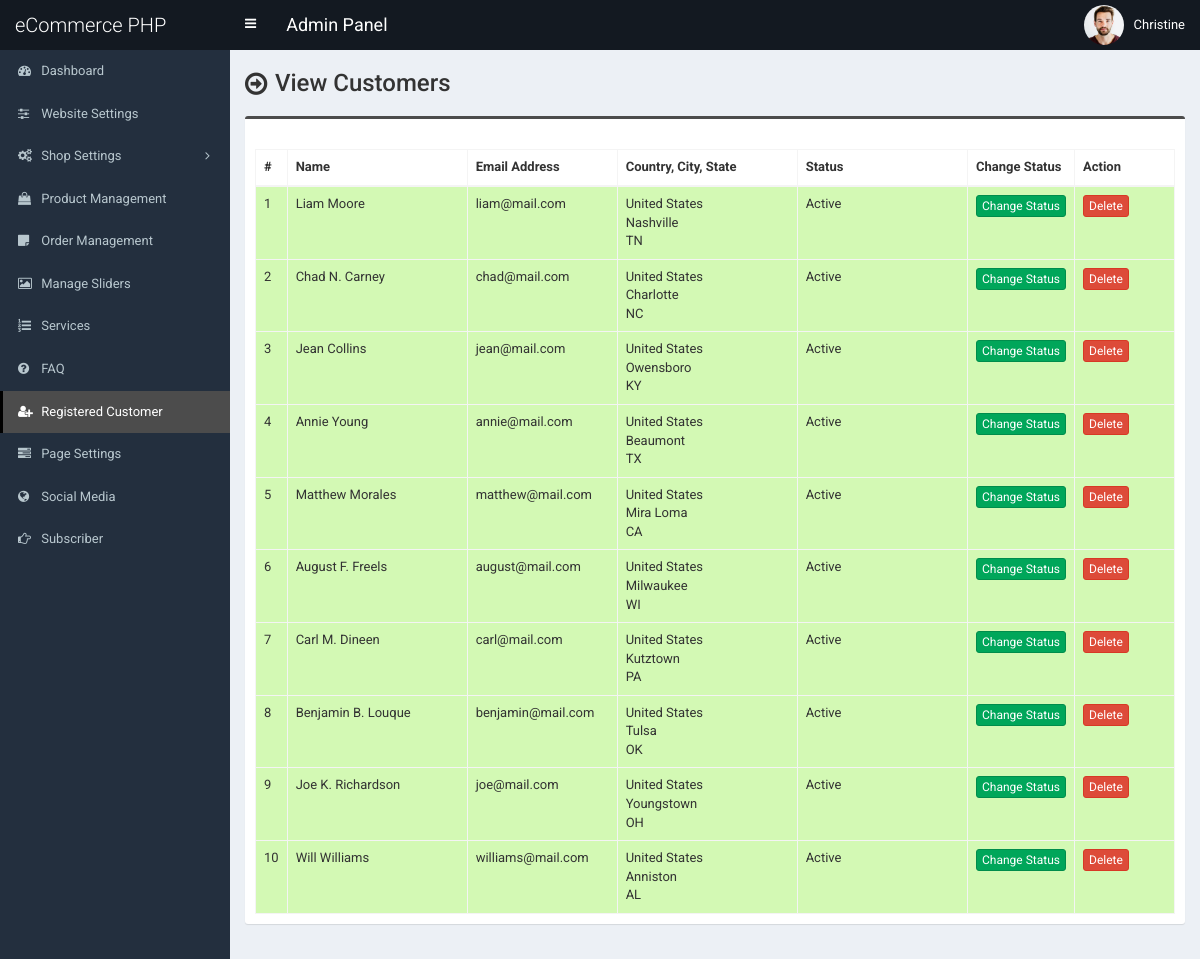
Before: /admin/customer.php (signed in) with the older database file.
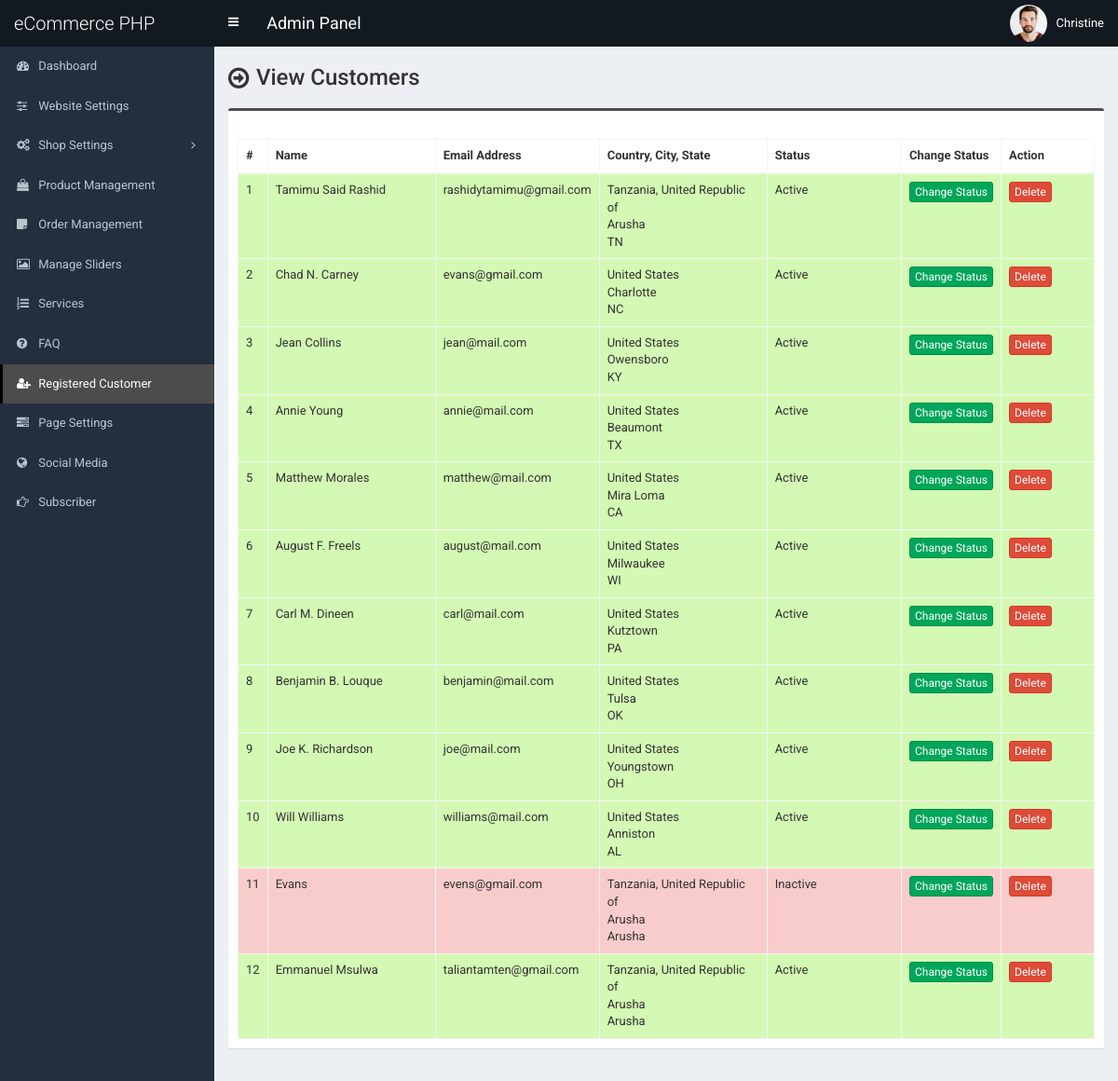
After: the same page with the newer database file.
### tables this page shows
CREATE TABLE `tbl_customer` (
  `cust_id` int(11) NOT NULL,
  `cust_name` varchar(100) NOT NULL,
  `cust_cname` varchar(100) NOT NULL,
  `cust_email` varchar(100) NOT NULL,
  `cust_phone` varchar(50) NOT NULL,
  `cust_country` int(11) NOT NULL,
  `cust_address` text NOT NULL,
  `cust_city` varchar(100) NOT NULL,
  `cust_state` varchar(100) NOT NULL,
  `cust_zip` varchar(30) NOT NULL,
  `cust_b_name` varchar(100) NOT NULL,
  `cust_b_cname` varchar(100) NOT NULL,
  `cust_b_phone` varchar(50) NOT NULL,
  `cust_b_country` varchar(11) NOT NULL,
  `cust_b_address` text NOT NULL,
  `cust_b_city` varchar(100) NOT NULL,
  `cust_b_state` varchar(100) NOT NULL,
  `cust_b_zip` varchar(30) NOT NULL,
  `cust_s_name` varchar(100) NOT NULL,
  `cust_s_cname` varchar(100) NOT NULL,
  `cust_s_phone` varchar(50) NOT NULL,
  `cust_s_country` varchar(11) NOT NULL,
  `cust_s_address` text NOT NULL,
  `cust_s_city` varchar(100) NOT NULL,
  `cust_s_state` varchar(100) NOT NULL,
  `cust_s_zip` varchar(30) NOT NULL,
  `cust_password` varchar(100) NOT NULL,
  `cust_token` varchar(255) NOT NULL,
  `cust_datetime` varchar(100) NOT NULL,
  `cust_timestamp` varchar(100) NOT NULL,
  `cust_status` varchar(11) NOT NULL
);

CREATE TABLE `tbl_country` (
  `country_id` int(11) NOT NULL,
  `country_name` varchar(100) NOT NULL DEFAULT ''
);

### admin/customer.php (the view, shortened to what this page needs)
<?php require_once('header.php'); ?>
<section class="content-header">
	<div class="content-header-left">
		<h1>View Customers</h1>
	</div>
</section>
<section class="content">
	<div class="row">
		<div class="col-md-12">
			<div class="box box-info">
				<div class="box-body table-responsive">
					<table id="example1" class="table table-bordered table-hover table-striped">
						<thead>
							<tr>
								<th width="10">#</th>
								<th width="180">Name</th>
								<th width="150">Email Address</th>
								<th width="180">Country, City, State</th>
								<th>Status</th>
								<th width="100">Change Status</th>
								<th width="100">Action</th>
							</tr>
						</thead>
						<tbody>
							<?php
							$i=0;
							$statement = $pdo->prepare("SELECT *
														FROM tbl_customer t1
														JOIN tbl_country t2
														ON t1.cust_country = t2.country_id
													");
							$statement->execute();
							$result = $statement->fetchAll(PDO::FETCH_ASSOC);
							foreach ($result as $row) {
								$i++;
								?>
								<tr class="<?php if($row['cust_status']==1) {echo 'bg-g';}else {echo 'bg-r';} ?>">
									<td><?php echo $i; ?></td>
									<td><?php echo $row['cust_name']; ?></td>
									<td><?php echo $row['cust_email']; ?></td>
									<td>
										<?php echo $row['country_name']; ?><br>
										<?php echo $row['cust_city']; ?><br>
										<?php echo $row['cust_state']; ?>
									</td>
									<td><?php if($row['cust_status']==1) {echo 'Active';} else {echo 'Inactive';} ?></td>
									<td>
										<a href="customer-change-status.php?id=<?php echo $row['cust_id']; ?>" class="btn btn-success btn-xs">Change Status</a>
									</td>
									<td>
										<a href="#" class="btn btn-danger btn-xs" data-href="customer-delete.php?id=<?php echo $row['cust_id']; ?>" data-toggle="modal" data-target="#confirm-delete">Delete</a>
									</td>
								</tr>
								<?php
							}
							?>
						</tbody>
					</table>
				</div>
			</div>
		</div>
	</div>
</section>
<?php require_once('footer.php'); ?>

### admin/header.php (shortened to what this page needs)
<!DOCTYPE html>
<html>
<head>
	<link rel="stylesheet" href="css/bootstrap.min.css">
	<link rel="stylesheet" href="css/font-awesome.min.css">
	<link rel="stylesheet" href="css/ionicons.min.css">
	<link rel="stylesheet" href="css/datepicker3.css">
	<link rel="stylesheet" href="css/all.css">
	<link rel="stylesheet" href="css/select2.min.css">
	<link rel="stylesheet" href="css/dataTables.bootstrap.css">
	<link rel="stylesheet" href="css/jquery.fancybox.css">
	<link rel="stylesheet" href="css/AdminLTE.min.css">
	<link rel="stylesheet" href="css/_all-skins.min.css">
	<link rel="stylesheet" href="css/on-off-switch.css"/>
	<link rel="stylesheet" href="css/summernote.css">
	<link rel="stylesheet" href="style.css">
</head>
<body class="hold-transition fixed skin-blue sidebar-mini">
	<div class="wrapper">
		<header class="main-header">
			<a href="index.php" class="logo">
				<span class="logo-lg">eCommerce PHP</span>
			</a>
			<nav class="navbar navbar-static-top">
				<a href="#" class="sidebar-toggle" data-toggle="offcanvas" role="button">
				</a>
				<span style="float:left;line-height:50px;color:#fff;padding-left:15px;font-size:18px;">Admin Panel</span>
				<div class="navbar-custom-menu">
					<ul class="nav navbar-nav">
						<li class="dropdown user user-menu">
							<a href="#" class="dropdown-toggle" data-toggle="dropdown">
								<img src="../assets/uploads/<?php echo $_SESSION['user']['photo']; ?>" class="user-image" alt="User Image">
								<span class="hidden-xs"><?php echo $_SESSION['user']['full_name']; ?></span>
							</a>
						</li>
					</ul>
				</div>
			</nav>
		</header>
  		<?php $cur_page = substr($_SERVER["SCRIPT_NAME"],strrpos($_SERVER["SCRIPT_NAME"],"/")+1); ?>
  		<aside class="main-sidebar">
    		<section class="sidebar">
      			<ul class="sidebar-menu">
			        <li class="treeview <?php if($cur_page == 'index.php') {echo 'active';} ?>">
			          <a href="index.php">
			            <i class="fa fa-dashboard"></i> <span>Dashboard</span>
			          </a>
			        </li>
			        <li class="treeview <?php if( ($cur_page == 'settings.php') ) {echo 'active';} ?>">
			          <a href="settings.php">
			            <i class="fa fa-sliders"></i> <span>Website Settings</span>
			          </a>
			        </li>
                    <li class="treeview <?php if( ($cur_page == 'size.php') || ($cur_page == 'size-add.php') || ($cur_page == 'size-edit.php') || ($cur_page == 'color.php') || ($cur_page == 'color-add.php') || ($cur_page == 'color-edit.php') || ($cur_page == 'country.php') || ($cur_page == 'country-add.php') || ($cur_page == 'country-edit.php') || ($cur_page == 'shipping-cost.php') || ($cur_page == 'shipping-cost-edit.php') || ($cur_page == 'top-category.php') || ($cur_page == 'top-category-add.php') || ($cur_page == 'top-category-edit.php') || ($cur_page == 'mid-category.php') || ($cur_page == 'mid-category-add.php') || ($cur_page == 'mid-category-edit.php') || ($cur_page == 'end-category.php') || ($cur_page == 'end-category-add.php') || ($cur_page == 'end-category-edit.php') ) {echo 'active';} ?>">
                        <a href="#">
                            <i class="fa fa-cogs"></i>
                            <span>Shop Settings</span>
                            <span class="pull-right-container">
								<i class="fa fa-angle-left pull-right"></i>
							</span>
                        </a>
                    </li>
                    <li class="treeview <?php if( ($cur_page == 'product.php') || ($cur_page == 'product-add.php') || ($cur_page == 'product-edit.php') ) {echo 'active';} ?>">
                        <a href="product.php">
                            <i class="fa fa-shopping-bag"></i> <span>Product Management</span>
                        </a>
                    </li>
                    <li class="treeview <?php if( ($cur_page == 'order.php') ) {echo 'active';} ?>">
                        <a href="order.php">
                            <i class="fa fa-sticky-note"></i> <span>Order Management</span>
                        </a>
                    </li>
                     <li class="treeview <?php if( ($cur_page == 'slider.php') ) {echo 'active';} ?>">
			          <a href="slider.php">
			            <i class="fa fa-picture-o"></i> <span>Manage Sliders</span>
			          </a>
			        </li>
			        <li class="treeview <?php if( ($cur_page == 'service.php') ) {echo 'active';} ?>">
			          <a href="service.php">
			            <i class="fa fa-list-ol"></i> <span>Services</span>
			          </a>
			        </li>
			      			        <li class="treeview <?php if( ($cur_page == 'faq.php') ) {echo 'active';} ?>">
			          <a href="faq.php">
			            <i class="fa fa-question-circle"></i> <span>FAQ</span>
			          </a>
			        </li>
						<li class="treeview <?php if( ($cur_page == 'customer.php') || ($cur_page == 'customer-add.php') || ($cur_page == 'customer-edit.php') ) {echo 'active';} ?>">
			          <a href="customer.php">
			            <i class="fa fa-user-plus"></i> <span>Registered Customer</span>
			          </a>
			        </li>
			        <li class="treeview <?php if( ($cur_page == 'page.php') ) {echo 'active';} ?>">
			          <a href="page.php">
			            <i class="fa fa-tasks"></i> <span>Page Settings</span>
			          </a>
			        </li>
			        <li class="treeview <?php if( ($cur_page == 'social-media.php') ) {echo 'active';} ?>">
			          <a href="social-media.php">
			            <i class="fa fa-globe"></i> <span>Social Media</span>
			          </a>
			        </li>
			        <li class="treeview <?php if( ($cur_page == 'subscriber.php')||($cur_page == 'subscriber.php') ) {echo 'active';} ?>">
			          <a href="subscriber.php">
			            <i class="fa fa-hand-o-right"></i> <span>Subscriber</span>
			          </a>
			        </li>
      			</ul>
    		</section>
  		</aside>
  		<div class="content-wrapper">

### admin/footer.php (shortened to what this page needs)
		</div>
	</div>
</body>
</html>

### admin/style.css (style rules this page uses)
body { font-size: 13px; font-family: "Roboto", sans-serif; }
.navbar-nav > .user-menu .user-image { width: 40px; height: 40px; margin-top: -10px; }
.content-header > h1, .content-header .content-header-left h1 { font-family: "Roboto", sans-serif; }
.main-header .logo { text-align: left; }
.main-header .logo .logo-lg { font-family: "Roboto", sans-serif; }
.box-info { padding-top: 20px; }
.sidebar-menu li > a > .pull-right-container > .fa-angle-left:before { content: "\f105"; }
.content-header { overflow: hidden; }
.content-header .content-header-left { float: left; padding-top: 5px; }
.content-header .content-header-left h1 { margin-top: 0; margin-bottom: 0; padding-left: 30px; padding-bottom: 5px; font-size: 24px; position: relative; }
.content-header .content-header-left h1:before { position: absolute; top: 0; left: 0; font-family: "FontAwesome", sans-serif; font-size: 26px; content: "\f18e"; }
.skin-blue .sidebar-menu > li:hover > a, .skin-blue .sidebar-menu > li.active > a { color: #fff; background: #3c8dbc; border-left-color: #3c8dbc; }
.skin-blue .main-header .logo, .skin-blue .main-header .logo:hover, .skin-blue .main-header .navbar, .skin-blue .main-header .navbar .sidebar-toggle:hover { background-color: #131921; }
.skin-blue .sidebar-menu > li:hover > a, .skin-blue .sidebar-menu > li.active > a { background-color: #4c4c4c; border-left-color: #000000; }
.box.box-info { border-top-color: #4c4c4c; }
.bg-g { background: #d3f9b4 !important; }
.bg-r { background: #f9cccc !important; }

Changed rows visible on the page:
changed tbl_customer "TN": cust_name "Liam Moore" → "Tamimu Said Rashid"; cust_email "liam@mail.com" → "rashidytamimu@gmail.com"; tbl_country.country_name "United States" → "Tanzania, United Republic of"; cust_city "Nashville" → "Arusha"
changed tbl_customer "Chad N. Carney": cust_email "chad@mail.com" → "evans@gmail.com"
added tbl_customer: cust_name "Evans", cust_email "evens@gmail.com", tbl_country.country_name "Tanzania, United Republic of", cust_city "Arusha", cust_state "Arusha", cust_status "Inactive"
added tbl_customer: cust_name "Emmanuel Msulwa", cust_email "taliantamten@gmail.com", tbl_country.country_name "Tanzania, United Republic of", cust_city "Arusha", cust_state "Arusha", cust_status "Active"
